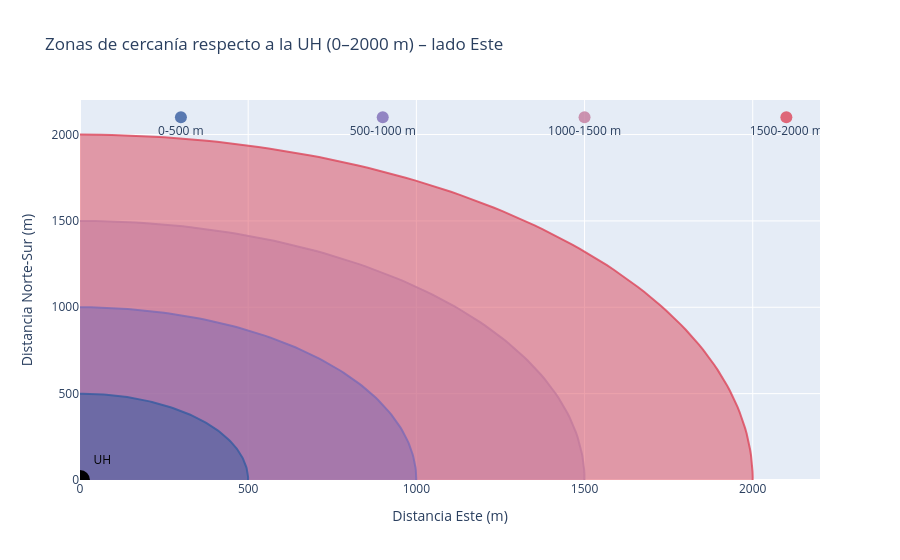

Write notebook code for a chart like this one.
### Code cell
import numpy as np
import plotly.graph_objects as go
import codes  

# ---------- 1. EXTRACCIÓN DE COORDENADAS ----------
nombres, latitudes, longitudes = zip(*[(nombre, lat, lon) for nombre, (lat, lon) in codes.dic_mypimes_cordenades.items()])
latitudes  = np.array(latitudes)
longitudes = np.array(longitudes)

# ---------- 2. PUNTO DE REFERENCIA (UNIVERSIDAD) ----------
lat_centro, lon_centro = 23.136326, -82.382190

# ---------- 3. FUNCIÓN HAVERSINE EN METROS ----------
def haversine_metros(lat1, lon1, lat2, lon2):
    R = 6371000
    phi1, phi2 = np.radians(lat1), np.radians(lat2)
    dphi   = np.radians(lat2 - lat1)
    dlambda= np.radians(lon2 - lon1)
    a = np.sin(dphi/2)**2 + np.cos(phi1)*np.cos(phi2)*np.sin(dlambda/2)**2
    return 2 * R * np.arctan2(np.sqrt(a), np.sqrt(1 - a))

distancia_m = np.array([haversine_metros(lat_centro, lon_centro, lat, lon) for lat, lon in zip(latitudes, longitudes)])

# ---------- 4. DEFINICIÓN DE ZONAS CONCÉNTRICAS ----------
zonas_m = [(0, 500), (500, 1000), (1000, 1500), (1500, 2000)]

colores_zona = {
    500:  "rgba(54, 92, 160, 0.8)",
    1000: "rgba(125, 107, 182, 0.8)",
    1500: "rgba(195, 123, 157, 0.8)",
    2000: "rgba(220, 70, 90, 0.8)",
}

# ---------- 5. INICIALIZACIÓN DE LA FIGURA ----------
fig = go.Figure()

# ---------- 6. CÍRCULOS (SEMICÍRCULO ESTE) Y PUNTOS DE HOVER ----------
angulos_circulo = np.linspace(-np.pi/2, np.pi/2, 200)   # solo derecha
desplazamientos_x = [300, 900, 1500, 2100]              # 4 zonas, lado positivo

for i, (radio_min, radio_max) in enumerate(reversed(zonas_m)):
    en_zona = np.where((distancia_m >= radio_min) & (distancia_m < radio_max))[0]
    en_zona_ordenado = sorted(en_zona, key=lambda idx: distancia_m[idx])

    texto_hover = "<br>".join(f"{nombres[idx]} — {distancia_m[idx]:.0f} m" for idx in en_zona_ordenado)

    color_base = colores_zona[radio_max]

    # semicírculo Este
    fig.add_trace(go.Scatter(
        x=radio_max * np.cos(angulos_circulo),
        y=radio_max * np.sin(angulos_circulo),
        fill="toself",
        line=dict(color=color_base)
    ))

    # punto de referencia con hover
    fig.add_trace(go.Scatter(
        x=[desplazamientos_x[3 - i]],
        y=[2100],
        mode="markers+text",
        marker=dict(size=12, color=color_base),
        text=[f"{radio_min}-{radio_max} m"],
        textposition="bottom center",
        hovertemplate=f"<b>{radio_min}-{radio_max} m</b><br><br>{texto_hover}<extra></extra>",
        hoverlabel=dict(font=dict(color="white"))
    ))

# ---------- 7. MARCADOR CENTRAL (UNIVERSIDAD) ----------
fig.add_trace(go.Scatter(
    x=[0],
    y=[0],
    mode="markers+text",
    marker=dict(size=20, color="black"),
    text=["UH"],
    textposition="top right",
    textfont=dict(color="black")
))

# ---------- 8. CONFIGURACIÓN FINAL ----------
fig.update_layout(
    title="Zonas de cercanía respecto a la UH (0–2000 m) – lado Este",
    xaxis=dict(title="Distancia Este (m)", range=[0, 2200]),
    yaxis=dict(title="Distancia Norte-Sur (m)", range=[0, 2200]),
    showlegend=False
)

fig.show()

### Figure 1 — Plotly figure (JSON) as saved in the notebook; plotly's stock layout.template omitted (floating-point values rounded to 4 significant figures; data arrays with more than 128 entries replaced by an {"elided": "..."} marker saying what was removed)
{"data": [{"fill": "toself", "line": {"color": "rgba(220, 70, 90, 0.8)"}, "type": "scatter", "x": {"elided": "200 float values"}, "y": {"elided": "200 float values"}}, {"hoverlabel": {"font": {"color": "white"}}, "hovertemplate": "<b>1500-2000 m</b><br><br>El Carnicero — 1630 m<br>Las Barrigonas — 1650 m<br>Los Quemao — 1701 m<br>Papo's — 1716 m<br>El Churro — 1742 m<br>SP Mercado — 1890 m<br>Los Veneros — 1947 m<br>Mercadito de 26 — 1947 m<br>Victoria — 1947 m<br>Mercadito de 23 — 1947 m<extra></extra>", "marker": {"color": "rgba(220, 70, 90, 0.8)", "size": 12}, "mode": "markers+text", "text": ["1500-2000 m"], "textposition": "bottom center", "type": "scatter", "x": [2100], "y": [2100]}, {"fill": "toself", "line": {"color": "rgba(195, 123, 157, 0.8)"}, "type": "scatter", "x": {"elided": "200 float values"}, "y": {"elided": "200 float values"}}, {"hoverlabel": {"font": {"color": "white"}}, "hovertemplate": "<b>1000-1500 m</b><br><br>Delicias — 1030 m<br>La Complicidad — 1158 m<extra></extra>", "marker": {"color": "rgba(195, 123, 157, 0.8)", "size": 12}, "mode": "markers+text", "text": ["1000-1500 m"], "textposition": "bottom center", "type": "scatter", "x": [1500], "y": [2100]}, {"fill": "toself", "line": {"color": "rgba(125, 107, 182, 0.8)"}, "type": "scatter", "x": {"elided": "200 float values"}, "y": {"elided": "200 float values"}}, {"hoverlabel": {"font": {"color": "white"}}, "hovertemplate": "<b>500-1000 m</b><br><br>21 y K — 501 m<br>Chinshal — 511 m<br>Nya'a — 516 m<br>Place — 542 m<br>La Lucha — 592 m<br>29 y F — 629 m<br>Dos Amigos — 658 m<br>Mya Cafe — 677 m<br>Babella — 757 m<br>El Mercadito — 782 m<br>Fogon — 846 m<br>Di'il Cafe — 846 m<br>Cafe Ramos — 846 m<br>Mercadito Rubi — 852 m<br>Helpink — 871 m<br>23 y D — 882 m<extra></extra>", "marker": {"color": "rgba(125, 107, 182, 0.8)", "size": 12}, "mode": "markers+text", "text": ["500-1000 m"], "textposition": "bottom center", "type": "scatter", "x": [900], "y": [2100]}, {"fill": "toself", "line": {"color": "rgba(54, 92, 160, 0.8)"}, "type": "scatter", "x": {"elided": "200 float values"}, "y": {"elided": "200 float values"}}, {"hoverlabel": {"font": {"color": "white"}}, "hovertemplate": "<b>0-500 m</b><br><br>La Loreta — 66 m<br>Vita Nova — 72 m<br>Sofia — 110 m<br>Wakamba — 113 m<br>Prado_Montero — 122 m<br>El Duende — 185 m<br>La Fortuna — 186 m<br>Titi Cafe — 188 m<br>Luna de Cristal — 338 m<br>Intermedio — 347 m<br>La Tres Torres — 400 m<br>El Escaparate — 452 m<br>Gamelys — 476 m<br>Rey Gaby — 485 m<extra></extra>", "marker": {"color": "rgba(54, 92, 160, 0.8)", "size": 12}, "mode": "markers+text", "text": ["0-500 m"], "textposition": "bottom center", "type": "scatter", "x": [300], "y": [2100]}, {"marker": {"color": "black", "size": 20}, "mode": "markers+text", "text": ["UH"], "textfont": {"color": "black"}, "textposition": "top right", "type": "scatter", "x": [0], "y": [0]}], "layout": {"showlegend": false, "title": {"text": "Zonas de cercanía respecto a la UH (0–2000 m) – lado Este"}, "xaxis": {"range": [0, 2200], "title": {"text": "Distancia Este (m)"}}, "yaxis": {"range": [0, 2200], "title": {"text": "Distancia Norte-Sur (m)"}}}}
